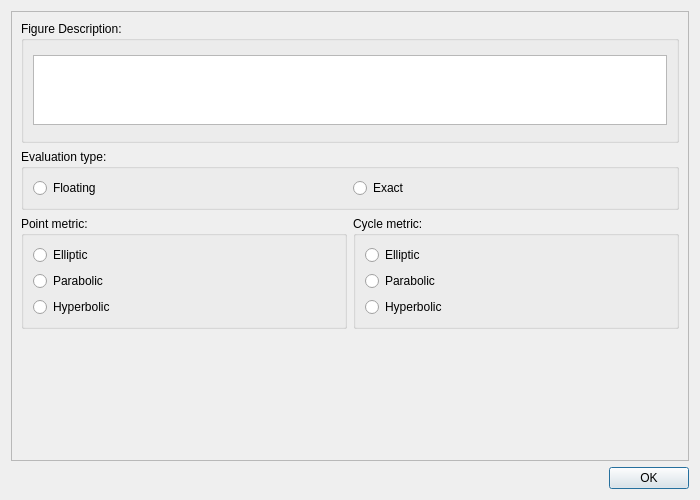
<?xml version="1.0" encoding="UTF-8"?>
<ui version="4.0">
 <class>propertiesDialog</class>
 <widget class="QDialog" name="propertiesDialog">
  <property name="geometry">
   <rect>
    <x>0</x>
    <y>0</y>
    <width>700</width>
    <height>500</height>
   </rect>
  </property>
  <property name="windowTitle">
   <string>figure properties</string>
  </property>
  <layout class="QVBoxLayout" name="verticalLayout">
   <item>
    <widget class="QScrollArea" name="scrollArea">
     <property name="styleSheet">
      <string notr="true">QScrollArea { background: transparent; }
QScrollArea &gt; QWidget &gt; QWidget { background: transparent; }
QScrollArea &gt; QWidget &gt; QScrollBar { background: palette(base); }</string>
     </property>
     <property name="widgetResizable">
      <bool>true</bool>
     </property>
     <widget class="QWidget" name="scrollAreaWidgetContents">
      <property name="geometry">
       <rect>
        <x>0</x>
        <y>0</y>
        <width>674</width>
        <height>434</height>
       </rect>
      </property>
      <layout class="QVBoxLayout" name="verticalLayout_5">
       <item>
        <widget class="QGroupBox" name="groupBox">
         <property name="title">
          <string>Figure Description:</string>
         </property>
         <layout class="QVBoxLayout" name="verticalLayout_2">
          <item>
           <widget class="QTextEdit" name="figureDescriptionText">
            <property name="maximumSize">
             <size>
              <width>16777215</width>
              <height>70</height>
             </size>
            </property>
           </widget>
          </item>
         </layout>
        </widget>
       </item>
       <item>
        <widget class="QGroupBox" name="groupBox_4">
         <property name="title">
          <string>Evaluation type:</string>
         </property>
         <layout class="QHBoxLayout" name="horizontalLayout_2">
          <item>
           <widget class="QRadioButton" name="floatButton">
            <property name="text">
             <string>Floating</string>
            </property>
           </widget>
          </item>
          <item>
           <widget class="QRadioButton" name="exactButton">
            <property name="text">
             <string>Exact</string>
            </property>
           </widget>
          </item>
         </layout>
        </widget>
       </item>
       <item>
        <layout class="QHBoxLayout" name="scrollAreaHorizontalLayout">
         <item>
          <widget class="QGroupBox" name="groupBox_2">
           <property name="title">
            <string>Point metric:</string>
           </property>
           <layout class="QVBoxLayout" name="verticalLayout_3">
            <item>
             <widget class="QRadioButton" name="ellipticPointButton">
              <property name="text">
               <string>Elliptic</string>
              </property>
             </widget>
            </item>
            <item>
             <widget class="QRadioButton" name="parabolicPointButton">
              <property name="text">
               <string>Parabolic</string>
              </property>
             </widget>
            </item>
            <item>
             <widget class="QRadioButton" name="hyperbolicPointButton">
              <property name="text">
               <string>Hyperbolic</string>
              </property>
             </widget>
            </item>
           </layout>
          </widget>
         </item>
         <item>
          <widget class="QGroupBox" name="groupBox_3">
           <property name="title">
            <string>Cycle metric:</string>
           </property>
           <layout class="QVBoxLayout" name="verticalLayout_4">
            <item>
             <widget class="QRadioButton" name="ellipticCycleButton">
              <property name="text">
               <string>Elliptic</string>
              </property>
             </widget>
            </item>
            <item>
             <widget class="QRadioButton" name="parabolicCycleButton">
              <property name="text">
               <string>Parabolic</string>
              </property>
             </widget>
            </item>
            <item>
             <widget class="QRadioButton" name="hyperbolicCycleButton">
              <property name="text">
               <string>Hyperbolic</string>
              </property>
             </widget>
            </item>
           </layout>
          </widget>
         </item>
        </layout>
       </item>
       <item>
        <spacer name="verticalSpacer">
         <property name="orientation">
          <enum>Qt::Vertical</enum>
         </property>
         <property name="sizeHint" stdset="0">
          <size>
           <width>20</width>
           <height>40</height>
          </size>
         </property>
        </spacer>
       </item>
      </layout>
     </widget>
    </widget>
   </item>
   <item>
    <widget class="QDialogButtonBox" name="buttonBox">
     <property name="orientation">
      <enum>Qt::Horizontal</enum>
     </property>
     <property name="standardButtons">
      <set>QDialogButtonBox::Ok</set>
     </property>
    </widget>
   </item>
  </layout>
 </widget>
 <resources/>
 <connections>
  <connection>
   <sender>buttonBox</sender>
   <signal>accepted()</signal>
   <receiver>propertiesDialog</receiver>
   <slot>accept()</slot>
   <hints>
    <hint type="sourcelabel">
     <x>248</x>
     <y>254</y>
    </hint>
    <hint type="destinationlabel">
     <x>157</x>
     <y>274</y>
    </hint>
   </hints>
  </connection>
  <connection>
   <sender>buttonBox</sender>
   <signal>rejected()</signal>
   <receiver>propertiesDialog</receiver>
   <slot>reject()</slot>
   <hints>
    <hint type="sourcelabel">
     <x>316</x>
     <y>260</y>
    </hint>
    <hint type="destinationlabel">
     <x>286</x>
     <y>274</y>
    </hint>
   </hints>
  </connection>
 </connections>
</ui>
